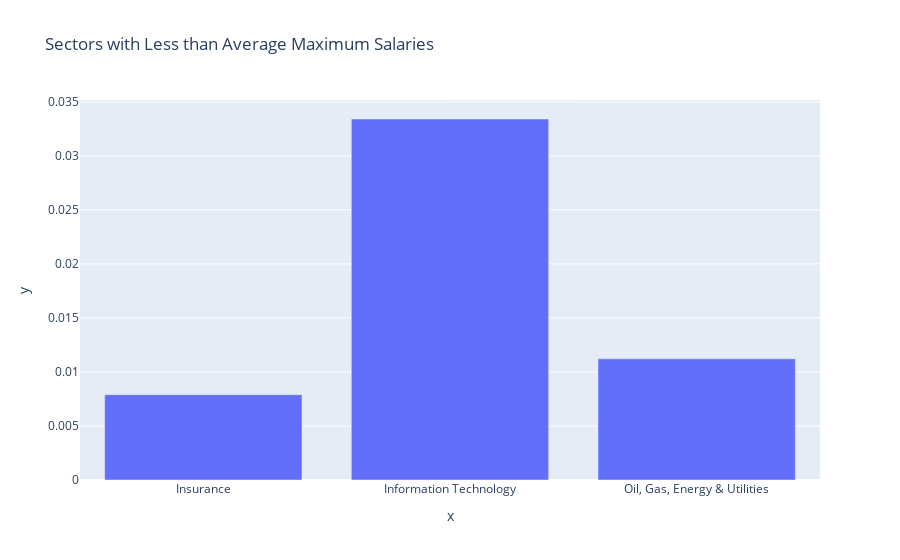

Notebook code for this chart:
### Code cell
max_less_than_alpha_fig = px.bar(
    x=max_less_than_alpha.keys(), y=max_less_than_alpha.values(),
    title='Sectors with Less than Average Maximum Salaries'
)
max_less_than_alpha_fig.show()

### Figure 1 — Plotly figure (JSON) as saved in the notebook; plotly's stock layout.template omitted (floating-point values rounded to 4 significant figures)
{"data": [{"alignmentgroup": "True", "hovertemplate": "x=%{x}<br>y=%{y}<extra></extra>", "legendgroup": "", "marker": {"color": "#636efa", "pattern": {"shape": ""}}, "name": "", "offsetgroup": "", "orientation": "v", "showlegend": false, "textposition": "auto", "type": "bar", "x": ["Insurance", "Information Technology", "Oil, Gas, Energy & Utilities"], "xaxis": "x", "y": [0.007895, 0.03341, 0.01122], "yaxis": "y"}], "layout": {"barmode": "relative", "legend": {"tracegroupgap": 0}, "title": {"text": "Sectors with Less than Average Maximum Salaries"}, "xaxis": {"anchor": "y", "domain": [0, 1], "title": {"text": "x"}}, "yaxis": {"anchor": "x", "domain": [0, 1], "title": {"text": "y"}}}}
